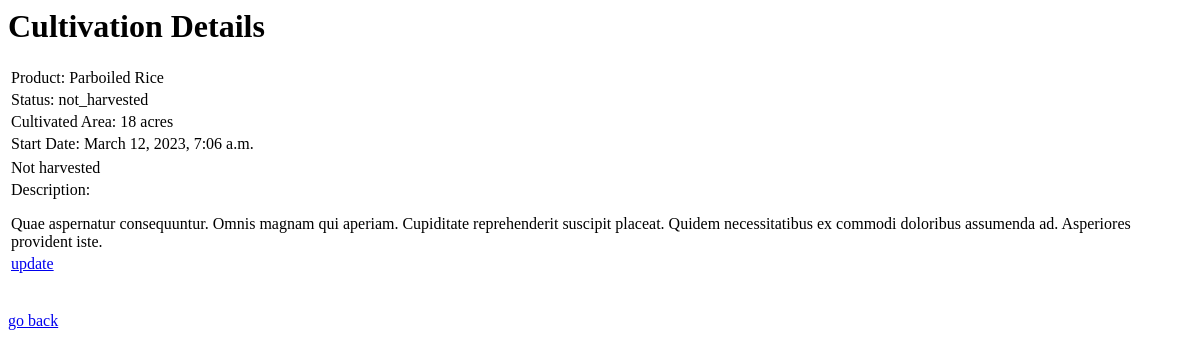
Page /cultivationDetails/5093/ (signed in) on the earlier database version.
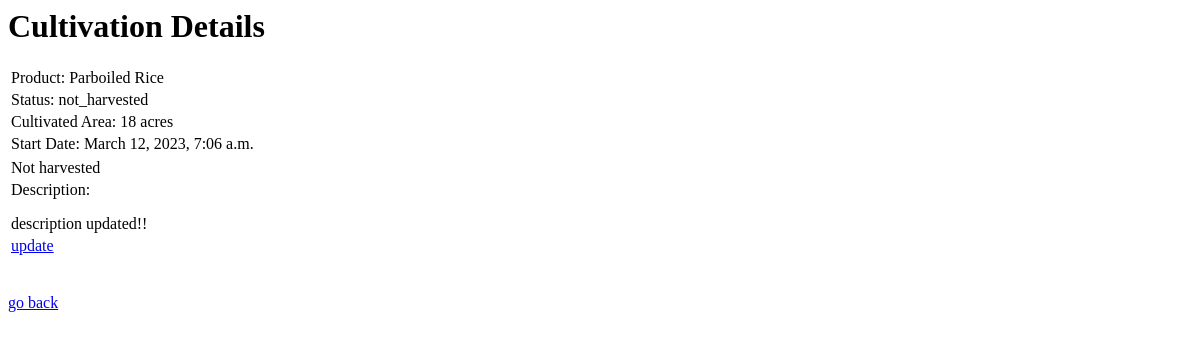
Same page on the later database version.
### dashboard/models.py (models this page shows, shortened)
class Cultivation(models.Model):
    user = models.ForeignKey(Farmer, on_delete=models.CASCADE)
    product = models.CharField(max_length=50)
    product_id = models.CharField(max_length=50, unique=True)  # Make the product_id unique
    status = models.CharField(max_length=20)
    location = models.CharField(max_length=300)
    cultivated_area = models.CharField(max_length=30)
    start_date = models.DateTimeField(default=timezone.now)  # Set default value to the current time
    harvested_date = models.DateTimeField(null=True, blank=True)  # Allow null and blank for harvested_date
    description = models.TextField()

### dashboard/views.py (the view)
# urls.py: path('cultivationDetails/<int:pk>/',CultivationDetail.as_view(),name='cultivation-detail'),
class CultivationDetail(LoginRequiredMixin, DetailView):
    model = Cultivation
    template_name = 'dashboard/partials/cultivation_detail.html'
    context_object_name = 'cultivation'
    def get_object(self, queryset=None):
        pk = self.kwargs.get('pk')
        return get_object_or_404(Cultivation, pk=pk)

### dashboard/templates/dashboard/partials/cultivation_detail.html (shortened to what this page needs)
<h1>Cultivation Details</h1>
<table>
    <tr>
        <td>Product: {{ cultivation.product }}</td>
    </tr>
    <tr>
        <td>Status: {{ cultivation.status }}</td>
    </tr>
    <tr>
        <td>Cultivated Area: {{ cultivation.cultivated_area }}</td>
    </tr>
    <tr>
        <td>Start Date: {{ cultivation.start_date }}</td>
    </tr>
    {% if cultivation.harvested_date %}
        <tr>
            <td>Harvested on: {{ cultivation.harvested_date }}</td>
        </tr>
    {% else %}
        <tr>
            <td>Not harvested</td>
        </tr>
    {% endif %}
    <tr>
        <td>Description: <p>{{ cultivation.description }}</p></td>
    </tr>
    <tr>
        <td><a href="{% url 'cultivation-update'  cultivation.id %}">update</a></td>
    </tr>
</table>
<a href="{% url 'cultivation-list' %}">go back</a>

Differences in the rows shown:
changed Cultivation "Parboiled Rice": description "Quae aspernatur consequuntur. Omnis magnam qui aperiam. Cupiditate reprehenderit suscipit placeat. Quidem necessitatibus ex commodi doloribus assumenda ad. Asperiores provident iste." → "description updated!!"
